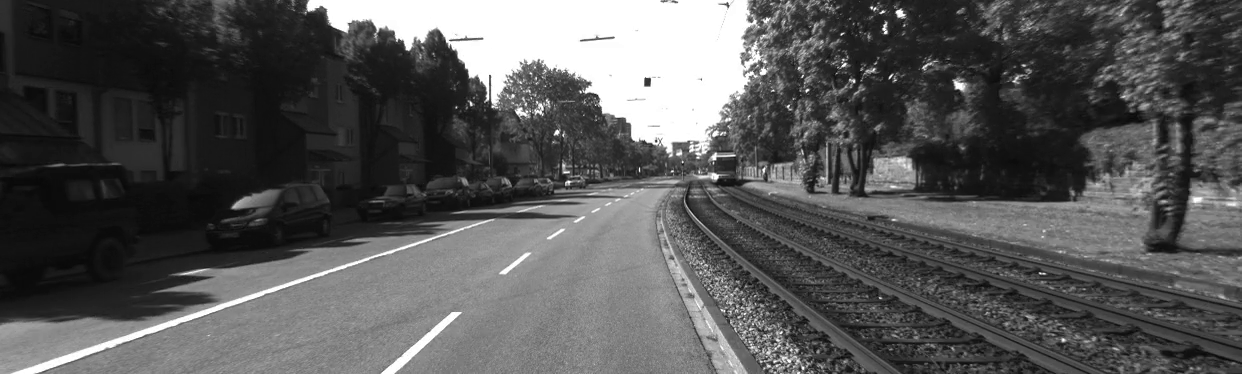
#> input picture frame 10 of test_data/kitti_short.mp4, 1242 x 374 px, given in place of kitti_long.mp4, which was not available
$ python main.py
#> lines starting #> are read from the running program, lines starting #| are printed output that depends on the picture; pictures that were not available may be replaced by others from this repository, and a replacement may not be noted
### src/video_data_handler.py
import cv2
import numpy as np
from src.point_descriptors import PointDescriptors

class EndOfFramesError(Exception):
    """Custom exception to indicate the end of the frames."""
    pass

class VideoDataHandler:
    def __init__(self, source, grayscale=True):
        """
        Initializes the VideoDataHandler.
        Args:
            video_path (str): Path to the video file.
            grayscale (bool): Whether to convert frames to grayscale.
        """
        self.source = source
        self.grayscale = grayscale
        self.capture = cv2.VideoCapture(source)
        self.frame_width = int(self.capture.get(cv2.CAP_PROP_FRAME_WIDTH))
        self.frame_height = int(self.capture.get(cv2.CAP_PROP_FRAME_HEIGHT))
        self.feature_detector = cv2.SIFT_create()

        if not self.capture.isOpened():
            raise ValueError(f"Cannot open video source: {source}")

    def __iter__(self):
        return self

    def __next__(self):
        """Reads the next frame from the video."""
        ret, frame = self.capture.read()

        if not ret:
            print("Can't receive frame (stream end?). Exiting ...")
            self.capture.release()
            raise EndOfFramesError

        if self.grayscale:
            frame = cv2.cvtColor(frame, cv2.COLOR_BGR2GRAY)

        keypoints, descriptors = self.feature_detector.detectAndCompute(frame, None)
#> keypoints = 3255 keypoints; strongest (x, y, size): (647, 82, 5.3), (900, 13, 5.6), (557, 132, 3.4), (959, 85, 7.3)
        points = np.array([kp.pt for kp in keypoints])
        frame = PointDescriptors(points, descriptors)
        return frame

    def release(self):
        self.capture.release()

# [21 lines that do not run on import are left out]

### src/visual_odometry.py
import cv2
import numpy as np
from src.cam_pose import CamPose
from src.utility_functions import compute_relative_pose, triangulate_points
from src.frame_processing import frame_processing
from src.bundle_adjustment import bundle_adjustment
from src.video_data_handler import EndOfFramesError
from src.scale_recovery import estimate_scale

def visual_odometry(video_handler, K, points_matcher_treshold,
                    ransac_threshold,  init_skip, bundle_adjust=False, recover_scale=False):

    if K.shape != (3, 3) or np.linalg.det(K) == 0:
        raise ValueError("Invalid intrinsic matrix provided.")

    #initial two poses
    frames = []
    poses = [CamPose(np.eye(3), np.array([0, 0, 0]))]
    i, j = 0, 0
    for frame in video_handler:

        # Initial frame
        if j == 0:
            frames.append(frame)
            j = j + 1
            continue

        # Skipping initial frames
        if i < init_skip:
            i = i + 1
            continue

        # Selecting a second frame suficiently different from the first one
        bf = cv2.BFMatcher(cv2.NORM_L2, crossCheck=True)
        matches = bf.match(frames[0].descriptors, frame.descriptors)
        match_distances = [m.distance for m in matches]
        if np.mean(match_distances) < 150: continue

        # Estimate pose of second view, extract inliers, triangulate points
        matched_frame0, matched_frame1 = frames[0].points_matcher(frame, points_matcher_treshold)
        if matched_frame0.points.shape[0] < 10:
            print('Not enough matched frames at initialization')
            continue
        pose1_est, inlier_frame0, inlier_frame1 = compute_relative_pose(matched_frame0,
                                                                        matched_frame1, K,
                                                                        ransac_threshold=ransac_threshold)
        if inlier_frame0.points.shape[0] < 10:
            print('Not enough inliers frames at initialization')
            continue

        if recover_scale == True:
            scale = estimate_scale(poses[0], pose1_est, inlier_frame0, inlier_frame1, K,
                distance_threshold = 30,
                ransac_n = 5,
                num_iterations = 100)
            pose1_est.t = pose1_est.t * scale

        points_3d_est = triangulate_points(poses[0], pose1_est, inlier_frame0, inlier_frame1, K)


        poses.append(pose1_est)
        frames.append(frame)
        if len(poses) > 1: break
#> this loop made 4 passes
#> i on passes 2 to 3: 1, 2
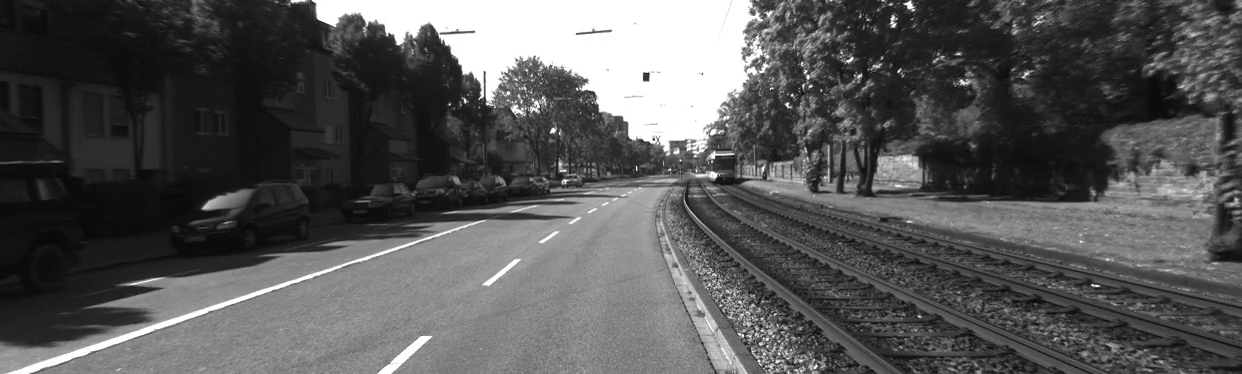
#> input picture frame 11 of test_data/kitti_short.mp4, 1242 x 374 px, given in place of kitti_long.mp4, which was not available
#> after the loop, frames = 2 items; i = 2; j = 1; pose1_est.t = [-0.0729, -0.0719, 0.995]; poses = 2 items

    # Initial 15 poses
    frames_processing = 15

    poses_gt_init = None
    poses, frames, points_3d_est = frame_processing(poses, frames, points_3d_est,
                                                    video_handler, poses_gt_init, K,
                                                    ransac_threshold,
                                                    points_matcher_treshold,
                                                    recover_scale=False,
                                                    frames_to_process=frames_processing)
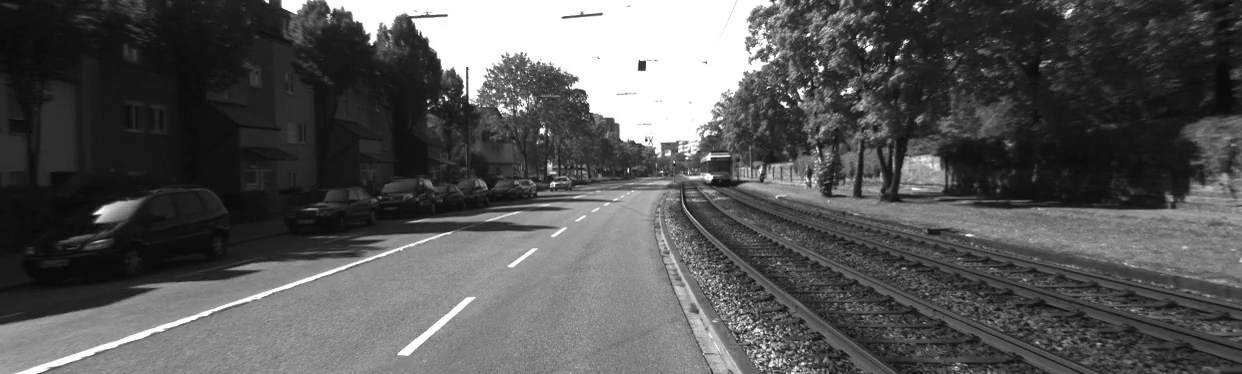
#> input picture frame 14 of test_data/kitti_short.mp4, 1242 x 374 px, given in place of kitti_long.mp4, which was not available
#> in __next__ (call 5), `keypoints, descriptors = self.feature_detector.detectAndCompute(frame,..`: keypoints = 2944 keypoints; strongest (x, y, size): (642, 66, 6.3), (542, 131, 3.9), (821, 69, 3.9), (897, 57, 3)
#> the loop in frame_processing, `for frame in video_handler:` made 15 passes
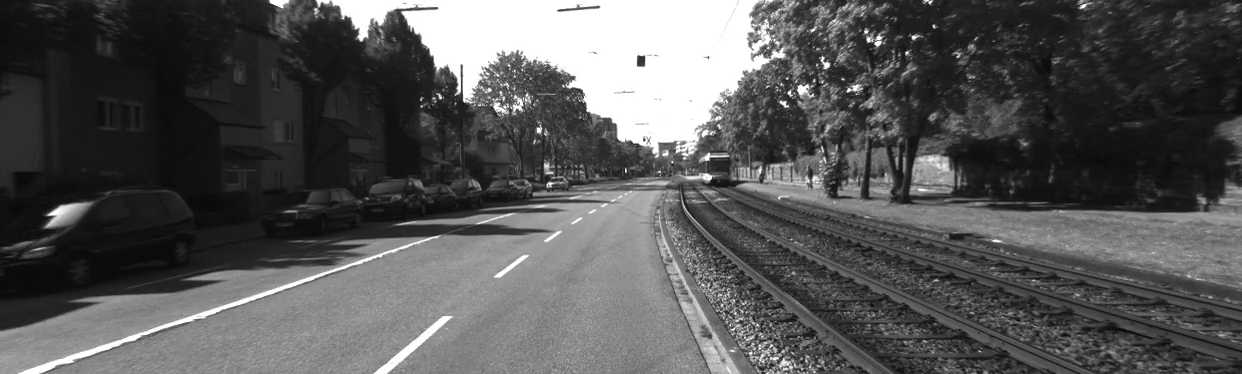
#> input picture frame 15 of test_data/kitti_short.mp4, 1242 x 374 px, given in place of kitti_long.mp4, which was not available
#> after the loop in frame_processing, `for frame in video_handler:`: frames = 17 items; frames_processed = 15; pose2_est.t = [-0.351, -0.379, 5.83]; poses = 17 items
#> poses = 17 items; frames = 17 items
    if bundle_adjust == True:
        poses, points_3d_est = bundle_adjustment(poses, frames, points_3d_est, K, last_n=frames_processing,
                                                distance_matcher=points_matcher_treshold,
                                                max_nfev=10)

    for i in range (15):
        frames_processing = 15
        try:
            gt_index = 4+(frames_processing*i)
            poses_gt_proc = None
            poses, frames, points_3d_est = frame_processing(poses, frames, points_3d_est,
                                                        video_handler, poses_gt_proc, K,
                                                        ransac_threshold,
                                                        points_matcher_treshold,
                                                        recover_scale=False,
                                                        frames_to_process=frames_processing)
        except (EndOfFramesError, IndexError):
            print('breaking loop')
            break

        if bundle_adjust == True:
            poses, points_3d_est = bundle_adjustment(poses, frames, points_3d_est, K, last_n=2,
                                                    distance_matcher=points_matcher_treshold,
                                                    max_nfev=10)
#> this loop made 1 pass
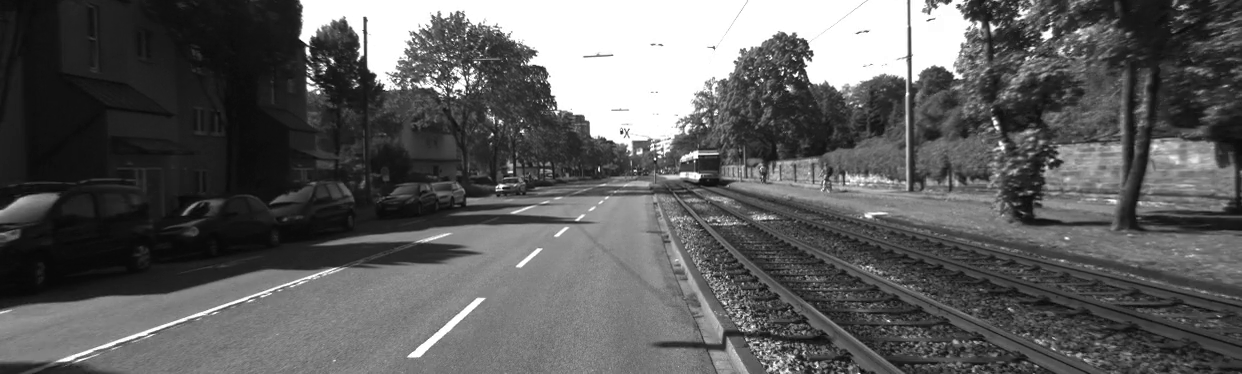
#> input picture frame 29 of test_data/kitti_short.mp4, 1242 x 374 px, given in place of kitti_long.mp4, which was not available
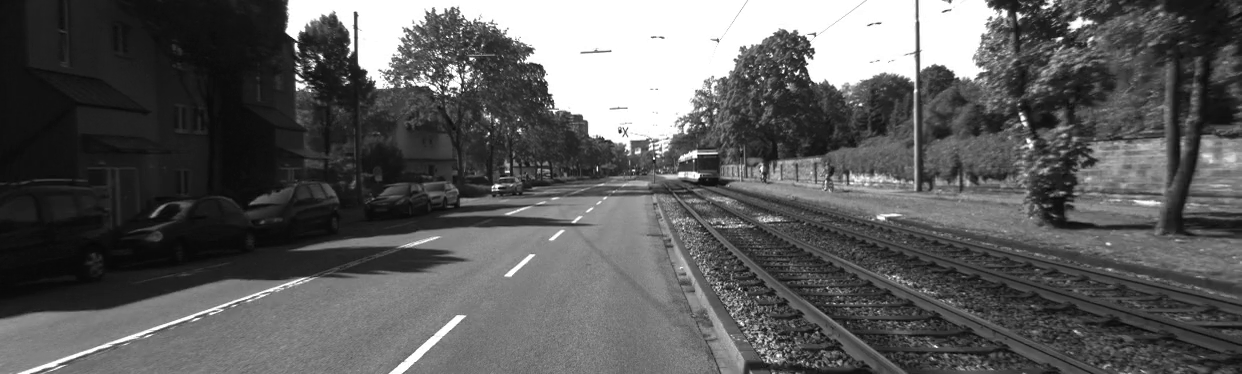
#> input picture frame 30 of test_data/kitti_short.mp4, 1242 x 374 px, given in place of kitti_long.mp4, which was not available
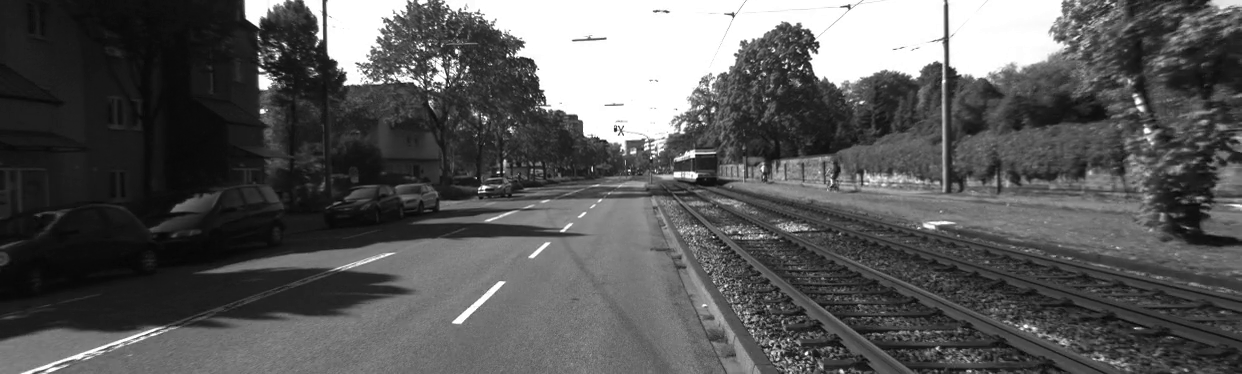
#> input picture frame 33 of test_data/kitti_short.mp4, 1242 x 374 px, given in place of kitti_long.mp4, which was not available
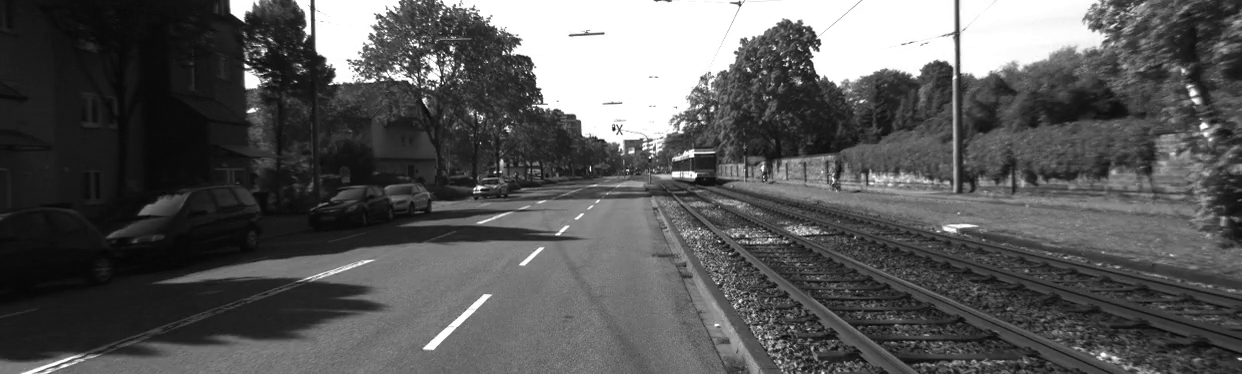
#> input picture frame 34 of test_data/kitti_short.mp4, 1242 x 374 px, given in place of kitti_long.mp4, which was not available
#> (the rest of the program and of its run is left out)
